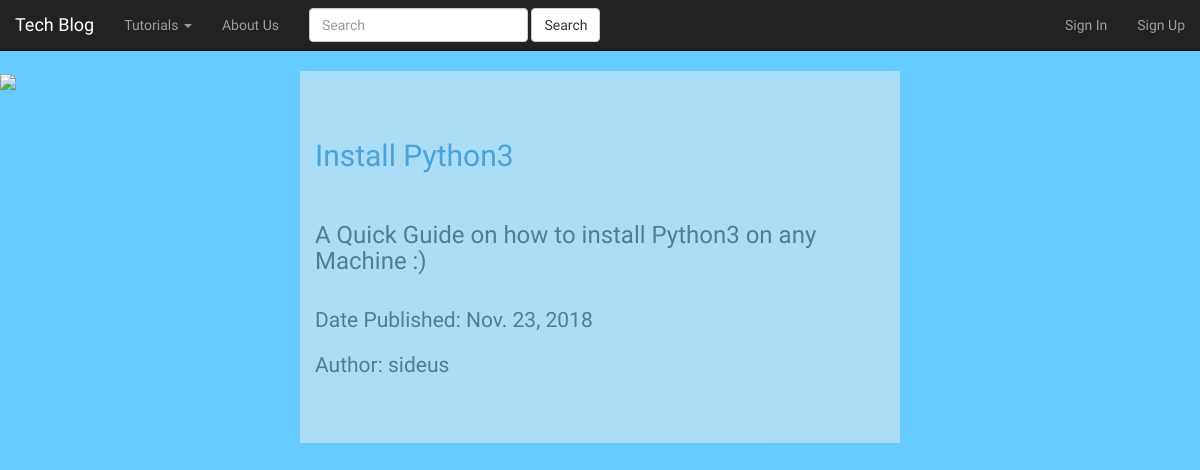
The app's page /blog_content/list_python with its own data.
### blog_content/models.py (models this page shows, shortened)
class Tutorial(models.Model):
    author = models.ForeignKey(User,on_delete=models.CASCADE)
    Title = models.CharField(unique=True,max_length=256,default="")
    category = models.ForeignKey(Topic,on_delete=models.CASCADE)
    date_created = models.DateField(default=timezone.now)
    date_modified = models.DateField(null=True,blank=True)
    description = models.TextField()
    Content = models.TextField()
    search_criteria = models.TextField()
    content_html = models.BooleanField(default=True)

### blog_content/views.py (the view)
# urls.py: url(r'list_python$',List_Python.as_view(),name="list_python"),
class List_Python(ListView):
    model = Tutorial
    template_name = "blog_content/List_Python.html"
    def get_queryset(self):
        topic_val = Topic.objects.get(tech_type='Python')
        queryset = Tutorial.objects.filter(category=topic_val.id)
        return queryset

### blog_content/templates/blog_content/List_Python.html (shortened to what this page needs)
{% extends 'blog_content/base.html' %}
{% load static %}
{% block Body_Block %}
    <div style="float:left;position:fixed"><img style="width:50%;height:auto;" src="/media/images/python.png"></div>
    {% for article in object_list %}
        <div class="col-sm-6 col-sm-offset-3 jumbotron list_tuts">
        <h2><a href="{% url 'blog_content:tut_detail' pk=article.pk %}">{{article.Title}}</a></h2><br>
        <h3>{{article.description}}</h3><br>
        <p>Date Published: {{article.date_created}}</p>
        <p>Author: {{article.author}}</p>
        </div>
    {% endfor %}
{% endblock %}

### static/css/master.css (style rules this page uses)
.list_tuts { opacity: 0.5; }

### records on screen
Tutorial: Title "Install Python3", description "A Quick Guide on how to install Python3 on any Machine :)", date_created "Nov. 23, 2018", author "sideus"
